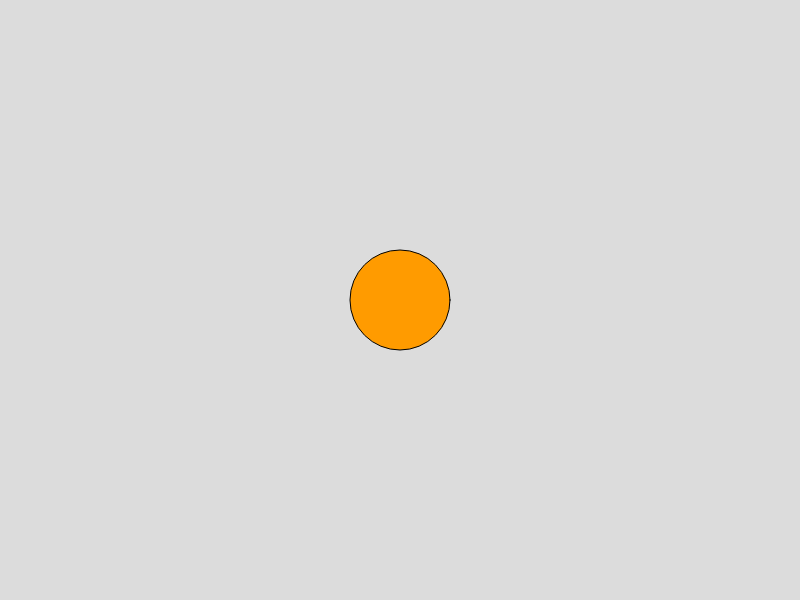
Frame 1 (no input)
Frame 60 (no input): identical to frame 1, image omitted
Frame 120 (the mouse pressed at the canvas centre since frame 60): identical to frame 1, image omitted

The p5.js sketch that drew this single still picture (run headless with seeded random() and noise() and a simulated clock; from frame 60 on, the mouse is pressed at the canvas centre):

// p5.js sketch
// ── sketch.js
let startPointX;
let startPointY;

function setup() {
  createCanvas(800, 600);

  rectMode(CORNERS);
}

function draw() {
  background(220);

  push();

  fill(255, 155, 0);
  circle(width / 2, height / 2, 100);

  pop();

  if (mouseIsPressed) {
    push();

    fill(0, 155, 255, 128);
    rect(startPointX, startPointY, mouseX, mouseY);

    pop();
  }
}

function mousePressed() {
  startPointX = mouseX;
  startPointY = mouseY;
}
